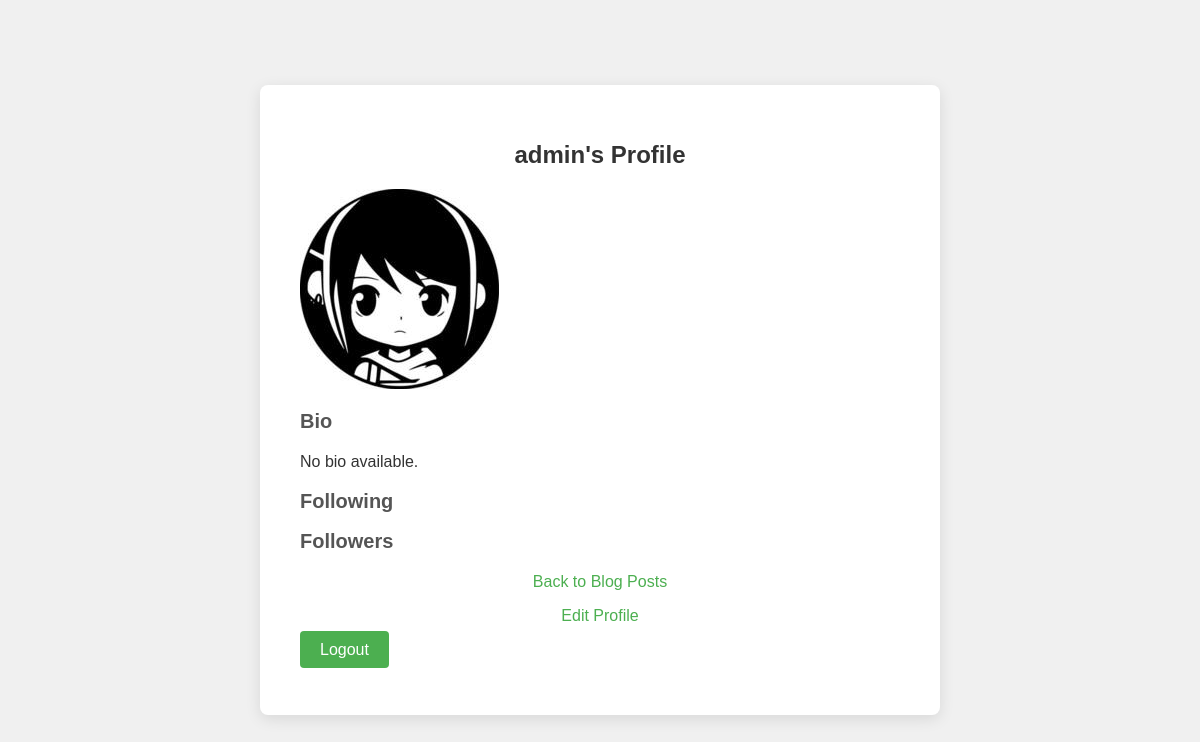
Before: /profile/ (signed in) with the older database file.
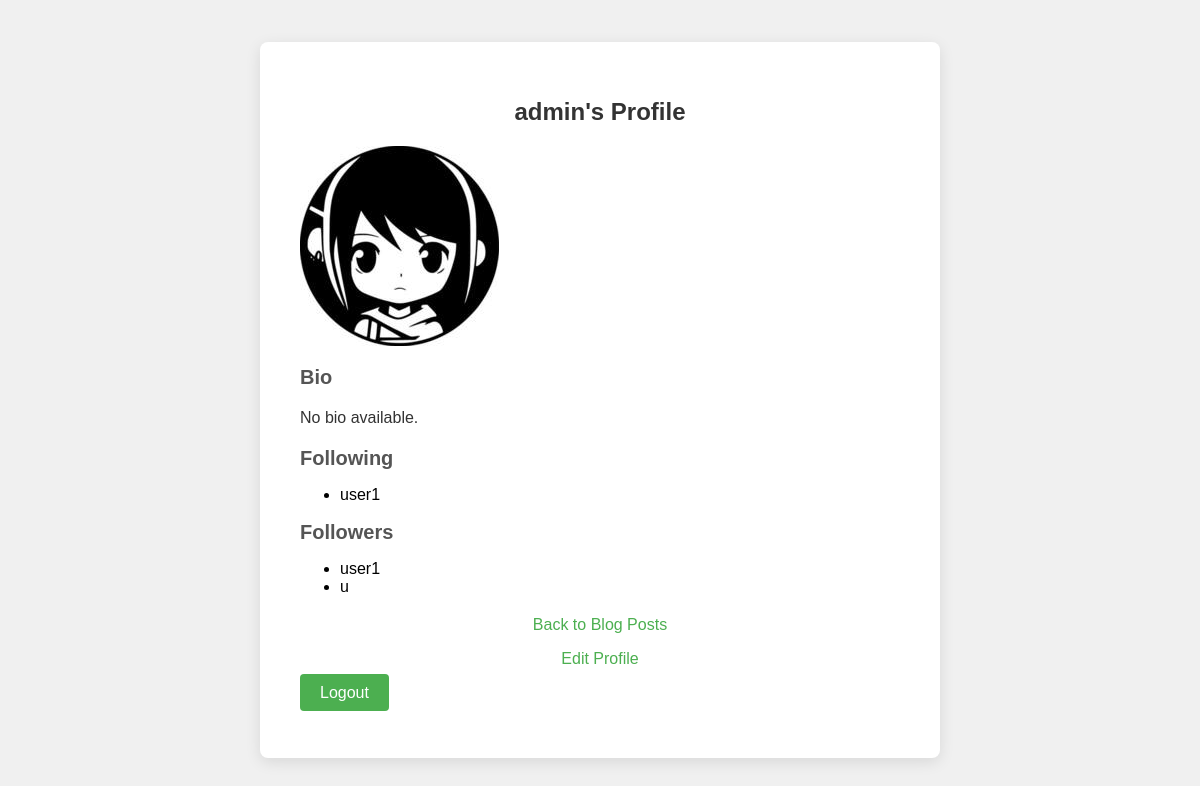
After: the same page with the newer database file.
### blog_app/models.py (models this page shows, shortened)
class User(AbstractUser):
    bio = models.TextField(blank=True, null=True)
    profile_picture = models.ImageField(upload_to='profile_pictures/', null=True, default='/image.png')

class Follow(models.Model):
    follower = models.ForeignKey(User, related_name='following', on_delete=models.CASCADE)
    following = models.ForeignKey(User, related_name='followers', on_delete=models.CASCADE)
    class Meta:
        unique_together = ('follower', 'following')

### accounts/views.py (the view)
# urls.py: path('profile/', profile, name = 'profile')
def profile(request):
    user = request.user
    following_users = user.following.all()
    followers = user.followers.all()
    return render(request, 'accounts/profile.html', {
    'user': user,
    'following_users': following_users,
    'followers': followers,
})

### accounts/templates/accounts/profile.html (shortened to what this page needs)
{% load static %}
<!DOCTYPE html>
<html lang="en">
<head>
</head>
<body>
    <div class="profile-container">
        <h1 class="profile-title">{{ user.username }}'s Profile</h1>
        <div class="bio-section">
            <img src="{% static 'images/blog/image.png' %}" alt="Blog Image">
            <h2>Bio</h2>
            <p>{{ user.bio|default:"No bio available." }}</p>
            <h2>Following</h2>
            <ul>
                {% for follow in following_users %}
            <li>{{ follow.following.username }}</li>
            {% endfor %}
        </ul>
        <h2>Followers</h2>
        <ul>
        {% for follow in followers %}
            <li>{{ follow.follower.username }}</li>
        {% endfor %}
</ul>
        </div>
        <p class="form-link"><a href="{% url 'post_list' %}">Back to Blog Posts</a></p>
        <p class="form-link"><a href="{% url 'edit_user' %}">Edit Profile</a></p>
        <p> <a class="button-link" href="{% url 'logout' %}">Logout</a></p>
    </div>
</body>
</html>

### accounts/templates/accounts/profile.html (style rules this page uses)
body { font-family: 'Arial', sans-serif; background-color: #f0f0f0; margin: 0; padding: 0; display: flex; justify-content: center; align-items: center; height: 100vh; }
.profile-container { background-color: white; padding: 40px; border-radius: 8px; box-shadow: 0px 4px 15px rgba(0, 0, 0, 0.1); width: 100%; max-width: 600px; }
.profile-title { font-size: 24px; font-weight: bold; margin-bottom: 20px; text-align: center; color: #333; }
.bio-section { margin-bottom: 20px; }
.bio-section h2 { font-size: 20px; color: #555; }
.bio-section p { font-size: 16px; line-height: 1.5; color: #333; }
.form-link { text-align: center; margin-top: 10px; }
.form-link a { color: #4CAF50; text-decoration: none; }
.button-link { margin-top: 20px; padding: 10px 20px; background-color: #4CAF50; color: white; text-decoration: none; border-radius: 4px; }

Changed rows visible on the page:
added Follow: following.username "user1", shown under "Following"
added Follow: follower.username "user1", shown under "Followers"
added Follow: follower.username "u", shown under "Followers"
